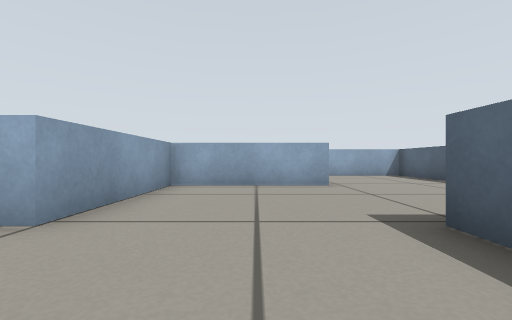
view 1 (above)

16 first-person views from a walk through a world built for the Gazebo simulator. The camera is 0.3 m above the floor, looks level and sees 90° across. The floor is counted in squares, 0.5 m on a side. Each view is taken from the middle of a square. On the plan, view 1 faces up. The plan holds only what a view shows up to about 9 squares ahead; the rest is blank. Surface patterns are stand-ins for the level's own textures.

view 2
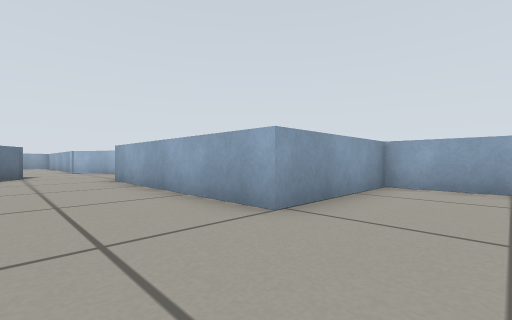

view 3
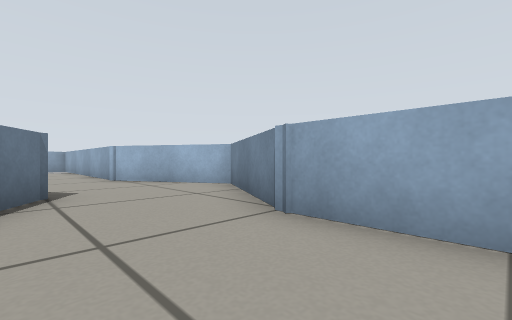

view 4
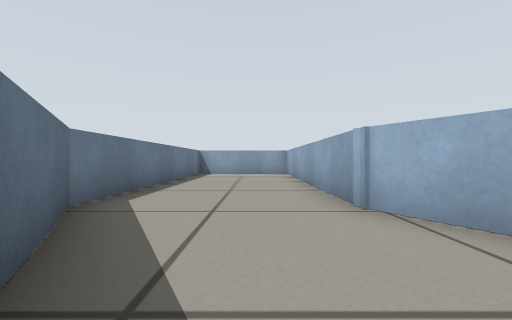

view 5
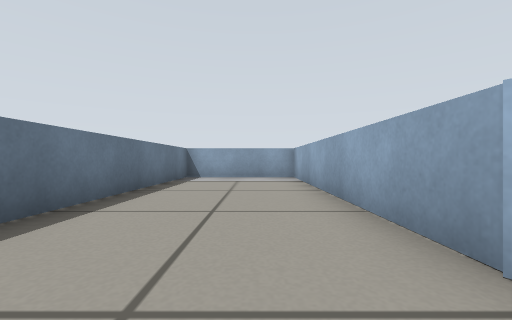

view 6
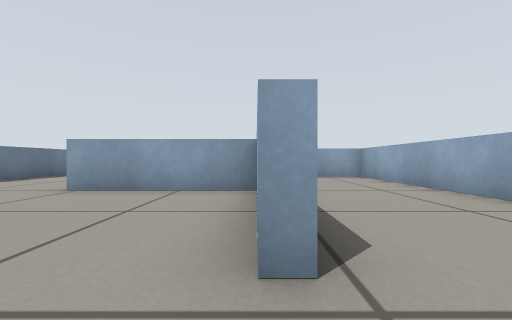

view 7
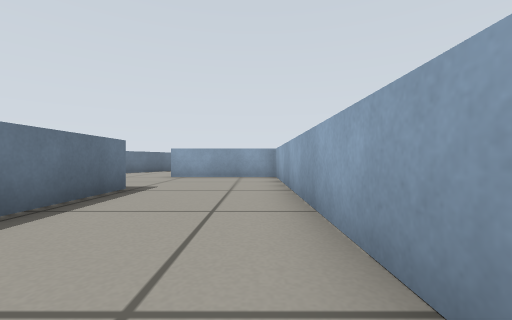

view 8
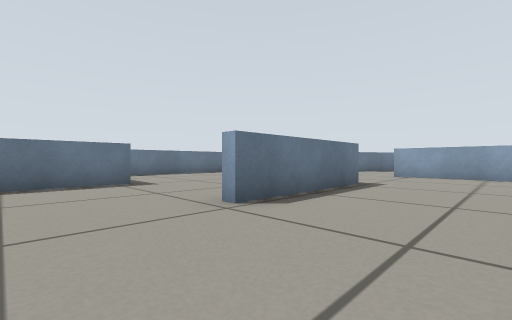

view 9
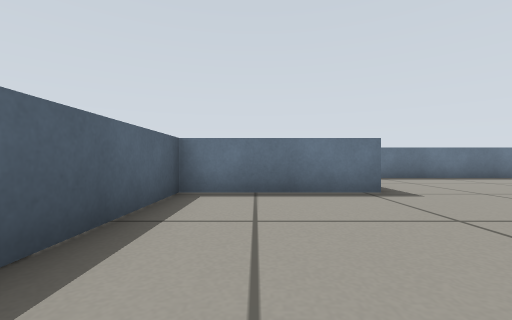

view 10
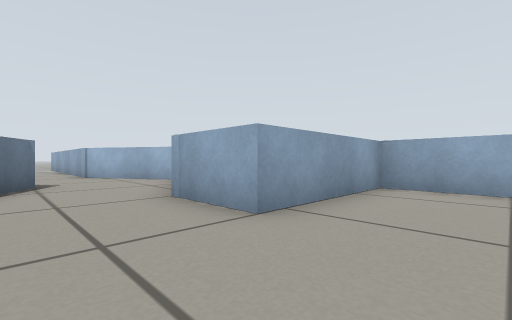

view 11
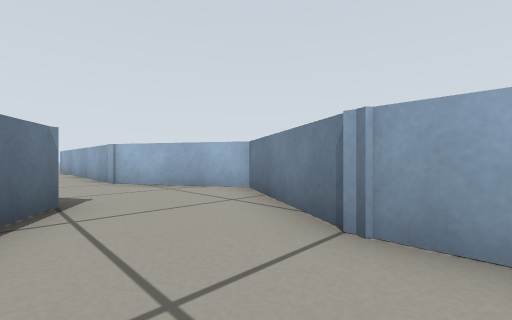

view 12
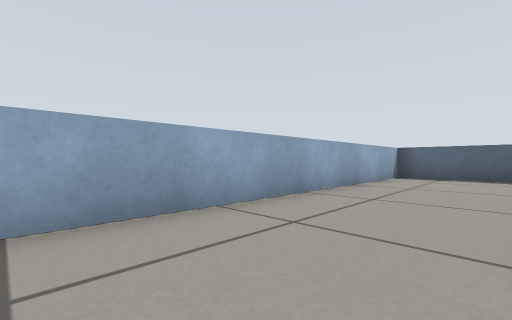

view 13
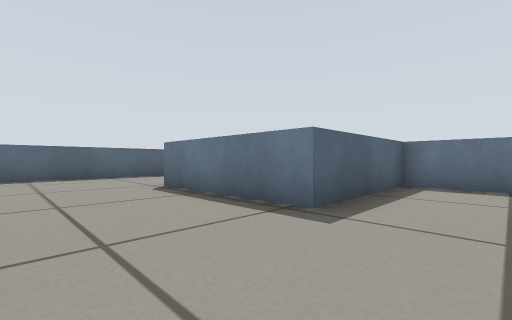

view 14
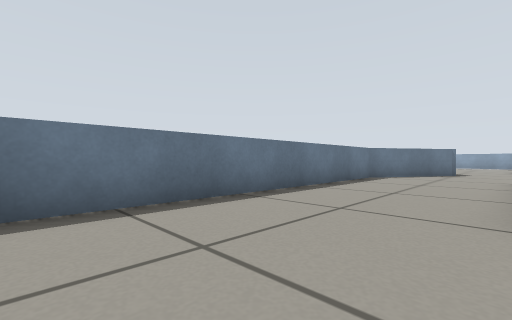

view 15
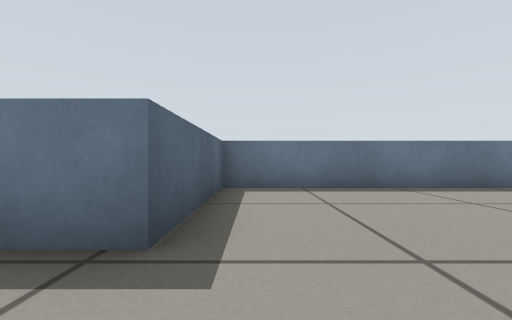

view 16
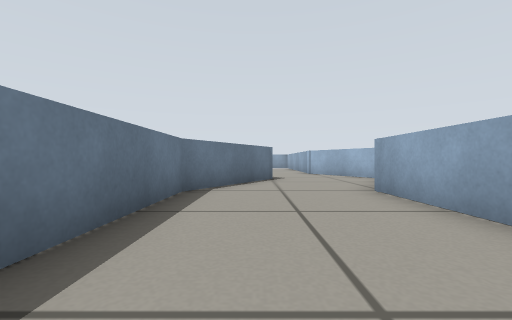

### Floor plan
Points are (right, up) in squares from view 1. A wall is a line through its corners. A room is listed if a view was taken in it or the views show most of it. See-through windows are left out.
Room 1 (views 1, 2, 3, 4, 5, 6, 7, 8, 9, 10, 11, 12, 13, 14, 15, 16)
walls: (-4, 2.6) (-2.3, 2.6) (-2.3, 6.3) (1.8, 6.3); (-11, 0.4) (-7.8, -1.4) (1.7, -1.4) (1.7, 2.3) (5.4, 2.3) (5.4, 9.7) (-6, 9.7) (-6, 6) (-7.9, 6); (1.8, 6) (-2, 6) (-2, 2.3) (-7.9, 2.3) (-11, 4.1) (-14.2, 2.3) (-21.8, 2.3) (-21.8, -1.4) (-14.3, -1.4) (-12.2, -0.2)
ways out: opening at (-8, 5) to room 2
Room 2 (no view inside)
walls: (-11, 4.4) (-10.1, 3.9); (-7.9, 6) (-11, 7.8) (-14.2, 6)
ways out: opening at (-8, 5) to room 1; opening at (-13, 5)

Positions as (right, up) in squares from view 1, and headings:
1: (0, 0), facing up
2: (0, 0), facing up-left
3: (-6, 0), facing up-left
4: (-11, 1), facing left
5: (-13, 1), facing left
6: (3, 6), facing left
7: (3, 9), facing left
8: (4, 9), facing down-left
9: (4, 7), facing down
10: (-4, 4), facing up-left
11: (-7, 4), facing up-left
12: (-4, 7), facing up-right
13: (-4, 9), facing down-right
14: (1, 2), facing down-left
15: (1, 4), facing down
16: (-3, 0), facing left
